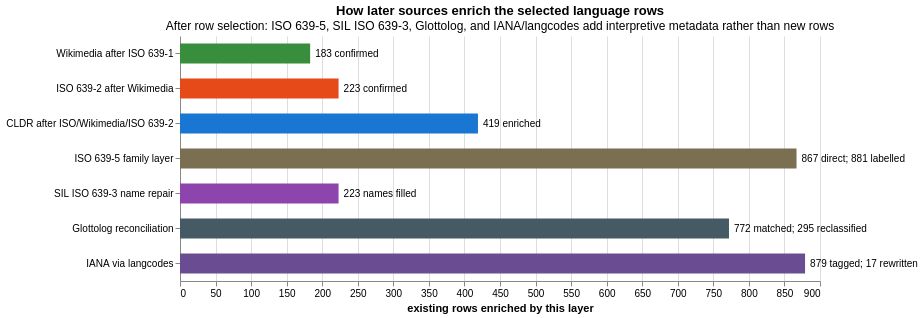

Notebook code cell kept with this figure:
### Markdown cell above
#### Follow-up: Metadata Enrichment After Row Selection

The build-up chart counts rows added to the target set. The follow-up chart keeps that same sequence and then continues through layers that mainly enrich existing rows: ISO 639-5 family classification, SIL ISO 639-3 English reference names, Glottolog reconciliation, and IANA/BCP 47 normalization through `langcodes`.

The bar length reports how many existing rows receive usable evidence from each layer. The annotation separates broad coverage from the smaller number of rows where a layer materially changes, repairs, or rewrites a value.

### Code cell
metadata_dir = Path(DATA_DIR) / "metadata_files"

# The first three layers continue the conceptual build sequence from the previous cell.
# They count rows that already existed at that point and gained a new source signal.
source_enrichment_rows = [
    {
        "layer": "Wikimedia after ISO 639-1",
        "rows_enriched": int((wiki & iso1).sum()),
        "material_change_count": int((wiki & iso1).sum()),
        "label": f"{int((wiki & iso1).sum())} confirmed",
        "meaning": "Existing ISO 639-1 rows gain evidence of active Wikimedia community publishing.",
        "examples": _examples(wiki & iso1),
    },
    {
        "layer": "ISO 639-2 after Wikimedia",
        "rows_enriched": int((loc & (iso1 | wiki)).sum()),
        "material_change_count": int((loc & (iso1 | wiki)).sum()),
        "label": f"{int((loc & (iso1 | wiki)).sum())} confirmed",
        "meaning": "Existing ISO/Wikimedia rows gain Library of Congress bibliographic authority.",
        "examples": _examples(loc & (iso1 | wiki)),
    },
    {
        "layer": "CLDR after ISO/Wikimedia/ISO 639-2",
        "rows_enriched": int((cldr_any & (iso1 | wiki | loc)).sum()),
        "material_change_count": int((cldr_any & (iso1 | wiki | loc)).sum()),
        "label": f"{int((cldr_any & (iso1 | wiki | loc)).sum())} enriched",
        "meaning": "Existing rows gain localization metadata: scripts, directionality, local names, modern-use flags.",
        "examples": _examples(cldr_any & (iso1 | wiki | loc)),
    },
]

# ISO 639-5 supplies the family-code layer used by the initial family_name field.
iso6395_mask = df["iso639_5_family"].fillna("").astype(str).str.len().gt(0)
family_label_mask = df["family_name"].fillna("").astype(str).str.len().gt(0)

# SIL is a name-repair layer, not a row source. The CSV stores only the final name,
# so reconstruct the fill count by asking which final names are absent from CLDR's
# English language-name table but present in the cached SIL ISO 639-3 table.
cldr_en_path = metadata_dir / "cldr-cache" / "cldr-localenames-full-48.2.0" / "main" / "en" / "languages.json"
sil_path = metadata_dir / "cldr-cache" / "iso-639-3.tab"
if cldr_en_path.exists() and sil_path.exists():
    cldr_en_names = json.loads(cldr_en_path.read_text())["main"]["en"]["localeDisplayNames"]["languages"]
    sil_names = pd.read_csv(sil_path, sep="\t", dtype=str, na_filter=False)
    sil_lookup = dict(zip(sil_names["Id"].str.strip(), sil_names["Ref_Name"].str.strip()))
    sil_lookup.update({"kro": "Kru languages", "tokipona": "Toki Pona"})
    sil_name_fill_mask = df.apply(
        lambda row: (
            row["language_code"] not in cldr_en_names
            and row["language_code"] in sil_lookup
            and row["language_name"] == sil_lookup[row["language_code"]]
        ),
        axis=1,
    )
else:
    sil_name_fill_mask = pd.Series(False, index=df.index)

# Glottolog match coverage is computed from the local cache in the same spirit as
# add_family_reconciliation(); the material-change count is the rows whose final
# reconciled family differs from the initial ISO 639-5-oriented family_name.
glot_path = metadata_dir / "glottolog-cache" / "languoid.csv"
if glot_path.exists():
    glot = pd.read_csv(glot_path, low_memory=False)
    glot_id_to_name = glot.set_index("id")["name"].to_dict()
    glot["glottolog_family"] = glot["family_id"].map(glot_id_to_name)
    glot_lang_codes = set(
        glot.loc[
            glot["level"].eq("language")
            & glot["iso639P3code"].notna()
            & glot["glottolog_family"].notna(),
            "iso639P3code",
        ].astype(str)
    )

    def _iso639_3_for_glottolog(row):
        for col in ("language_code", "iso639_2_t"):
            value = str(row.get(col, "") or "")
            if len(value) == 3:
                return value
        return ""

    glottolog_match_mask = df.apply(_iso639_3_for_glottolog, axis=1).isin(glot_lang_codes)
else:
    glottolog_match_mask = pd.Series(False, index=df.index)

glottolog_change_mask = (
    df["family_name_reconciled"].fillna("").astype(str)
    != df["family_name"].fillna("").astype(str)
)

# IANA/langcodes produces a BCP 47 interoperability tag for every row; the
# smaller material-change count records where that tag is not just the project
# language_code with case/underscore normalization.
bcp47_mask = df["bcp47_tag"].fillna("").astype(str).str.len().gt(0)
bcp47_change_mask = df["bcp47_tag"].fillna("").astype(str) != df["language_code"].astype(str)

post_selection_rows = [
    {
        "layer": "ISO 639-5 family layer",
        "rows_enriched": int(iso6395_mask.sum()),
        "material_change_count": int(family_label_mask.sum()),
        "label": f"{int(iso6395_mask.sum())} direct; {int(family_label_mask.sum())} labelled",
        "meaning": "Adds family and subfamily codes; fallback mapping gives every row a final family_name.",
        "examples": _examples(iso6395_mask),
    },
    {
        "layer": "SIL ISO 639-3 name repair",
        "rows_enriched": int(sil_name_fill_mask.sum()),
        "material_change_count": int(sil_name_fill_mask.sum()),
        "label": f"{int(sil_name_fill_mask.sum())} names filled",
        "meaning": "Repairs English names for codes absent from CLDR's English language-name table.",
        "examples": _examples(sil_name_fill_mask),
    },
    {
        "layer": "Glottolog reconciliation",
        "rows_enriched": int(glottolog_match_mask.sum()),
        "material_change_count": int(glottolog_change_mask.sum()),
        "label": f"{int(glottolog_match_mask.sum())} matched; {int(glottolog_change_mask.sum())} reclassified",
        "meaning": "Cross-checks family assignments against Glottolog and applies documented reconciliation decisions.",
        "examples": _examples(glottolog_change_mask),
    },
    {
        "layer": "IANA via langcodes",
        "rows_enriched": int(bcp47_mask.sum()),
        "material_change_count": int(bcp47_change_mask.sum()),
        "label": f"{int(bcp47_mask.sum())} tagged; {int(bcp47_change_mask.sum())} rewritten",
        "meaning": "Adds BCP 47 interoperability tags and surfaces IANA Preferred-Value or grandfathered-code rewrites.",
        "examples": _examples(bcp47_change_mask),
    },
]

enrichment_sequence = pd.DataFrame(source_enrichment_rows + post_selection_rows)
enrichment_sequence["step"] = range(1, len(enrichment_sequence) + 1)

# Tables preserve the exact calculation and examples alongside the visual summary.
display(enrichment_sequence[[
    "step", "layer", "rows_enriched", "material_change_count", "meaning", "examples"
]])

layer_order = enrichment_sequence["layer"].tolist()
layer_colors = [
    "#388e3c", "#e64a19", "#1976d2", "#7b6f52", "#8e44ad", "#455a64", "#6a4c93"
]

coverage_bars = alt.Chart(enrichment_sequence).mark_bar(size=20).encode(
    y=alt.Y("layer:N", sort=layer_order, title=None),
    x=alt.X("rows_enriched:Q", title="existing rows enriched by this layer"),
    color=alt.Color(
        "layer:N",
        legend=None,
        scale=alt.Scale(domain=layer_order, range=layer_colors),
    ),
    tooltip=[
        alt.Tooltip("step:O", title="Step"),
        alt.Tooltip("layer:N", title="Layer"),
        alt.Tooltip("rows_enriched:Q", title="Rows enriched"),
        alt.Tooltip("material_change_count:Q", title="Material changes / repairs"),
        alt.Tooltip("meaning:N", title="Meaning"),
        alt.Tooltip("examples:N", title="Examples"),
    ],
)
coverage_labels = coverage_bars.mark_text(align="left", dx=5, fontSize=10).encode(
    text="label:N",
    color=alt.value("black"),
)

(coverage_bars + coverage_labels).properties(
    width=640,
    height=245,
    title=alt.Title(
        "How later sources enrich the selected language rows",
        subtitle="After row selection: ISO 639-5, SIL ISO 639-3, Glottolog, and IANA/langcodes add interpretive metadata rather than new rows",
    ),
).configure_view(strokeWidth=0)

### Figure 1 — Vega-Lite specification as saved in the notebook (floating-point values rounded to 4 significant figures)
{"config": {"view": {"continuousWidth": 300, "continuousHeight": 300, "strokeWidth": 0}}, "layer": [{"mark": {"type": "bar", "size": 20}, "encoding": {"color": {"field": "layer", "legend": null, "scale": {"domain": ["Wikimedia after ISO 639-1", "ISO 639-2 after Wikimedia", "CLDR after ISO/Wikimedia/ISO 639-2", "ISO 639-5 family layer", "SIL ISO 639-3 name repair", "Glottolog reconciliation", "IANA via langcodes"], "range": ["#388e3c", "#e64a19", "#1976d2", "#7b6f52", "#8e44ad", "#455a64", "#6a4c93"]}, "type": "nominal"}, "tooltip": [{"field": "step", "title": "Step", "type": "ordinal"}, {"field": "layer", "title": "Layer", "type": "nominal"}, {"field": "rows_enriched", "title": "Rows enriched", "type": "quantitative"}, {"field": "material_change_count", "title": "Material changes / repairs", "type": "quantitative"}, {"field": "meaning", "title": "Meaning", "type": "nominal"}, {"field": "examples", "title": "Examples", "type": "nominal"}], "x": {"field": "rows_enriched", "title": "existing rows enriched by this layer", "type": "quantitative"}, "y": {"field": "layer", "sort": ["Wikimedia after ISO 639-1", "ISO 639-2 after Wikimedia", "CLDR after ISO/Wikimedia/ISO 639-2", "ISO 639-5 family layer", "SIL ISO 639-3 name repair", "Glottolog reconciliation", "IANA via langcodes"], "title": null, "type": "nominal"}}}, {"mark": {"type": "text", "align": "left", "dx": 5, "fontSize": 10}, "encoding": {"color": {"value": "black"}, "text": {"field": "label", "type": "nominal"}, "tooltip": [{"field": "step", "title": "Step", "type": "ordinal"}, {"field": "layer", "title": "Layer", "type": "nominal"}, {"field": "rows_enriched", "title": "Rows enriched", "type": "quantitative"}, {"field": "material_change_count", "title": "Material changes / repairs", "type": "quantitative"}, {"field": "meaning", "title": "Meaning", "type": "nominal"}, {"field": "examples", "title": "Examples", "type": "nominal"}], "x": {"field": "rows_enriched", "title": "existing rows enriched by this layer", "type": "quantitative"}, "y": {"field": "layer", "sort": ["Wikimedia after ISO 639-1", "ISO 639-2 after Wikimedia", "CLDR after ISO/Wikimedia/ISO 639-2", "ISO 639-5 family layer", "SIL ISO 639-3 name repair", "Glottolog reconciliation", "IANA via langcodes"], "title": null, "type": "nominal"}}}], "data": {"name": "data-cd423179773b1800f4cf19c533067fef"}, "height": 245, "title": {"text": "How later sources enrich the selected language rows", "subtitle": "After row selection: ISO 639-5, SIL ISO 639-3, Glottolog, and IANA/langcodes add interpretive metadata rather than new rows"}, "width": 640, "$schema": "https://vega.github.io/schema/vega-lite/v6.1.0.json", "datasets": {"data-cd423179773b1800f4cf19c533067fef": [{"layer": "Wikimedia after ISO 639-1", "rows_enriched": 183, "material_change_count": 183, "label": "183 confirmed", "meaning": "Existing ISO 639-1 rows gain evidence of active Wikimedia community publishing.", "examples": "aa (Afar), ab (Abkhazian), af (Afrikaans), ak (Akan), am (Amharic), an (Aragonese), ar (Arabic), as (Assamese)", "step": 1}, {"layer": "ISO 639-2 after Wikimedia", "rows_enriched": 223, "material_change_count": 223, "label": "223 confirmed", "meaning": "Existing ISO/Wikimedia rows gain Library of Congress bibliographic authority.", "examples": "aa (Afar), ab (Abkhazian), ae (Avestan), af (Afrikaans), ak (Akan), am (Amharic), an (Aragonese), ang (Old English)", "step": 2}, {"layer": "CLDR after ISO/Wikimedia/ISO 639-2", "rows_enriched": 419, "material_change_count": 419, "label": "419 enriched", "meaning": "Existing rows gain localization metadata: scripts, directionality, local names, modern-use flags.", "examples": "aa (Afar), ab (Abkhazian), ace (Acehnese), ach (Acoli), ada (Adangme), ady (Adyghe), ae (Avestan), af (Afrikaans)", "step": 3}, {"layer": "ISO 639-5 family layer", "rows_enriched": 867, "material_change_count": 881, "label": "867 direct; 881 labelled", "meaning": "Adds family and subfamily codes; fallback mapping gives every row a final family_name.", "examples": "aa (Afar), ab (Abkhazian), abq (Abaza), abr (Abron), ace (Acehnese), ach (Acoli), ada (Adangme), ady (Adyghe)", "step": 4}, {"layer": "SIL ISO 639-3 name repair", "rows_enriched": 223, "material_change_count": 223, "label": "223 names filled", "meaning": "Repairs English names for codes absent from CLDR's English language-name table.", "examples": "abq (Abaza), abr (Abron), aii (Assyrian Neo-Aramaic), amo (Amo), aoz (Uab Meto), apc (Levantine Arabic), apd (Sudanese Arabic), bap (Bantawa)", "step": 5}, {"layer": "Glottolog reconciliation", "rows_enriched": 772, "material_change_count": 295, "label": "772 matched; 295 reclassified", "meaning": "Cross-checks family assignments against Glottolog and applies documented reconciliation decisions.", "examples": "ab (Abkhazian), abq (Abaza), abr (Abron), ach (Acoli), ada (Adangme), ady (Adyghe), agq (Aghem), ak (Akan)", "step": 6}, {"layer": "IANA via langcodes", "rows_enriched": 879, "material_change_count": 17, "label": "879 tagged; 17 rewritten", "meaning": "Adds BCP 47 interoperability tags and surfaces IANA Preferred-Value or grandfathered-code rewrites.", "examples": "bat-smg (Samogitian), be-x-old (Belarusian (Taraškievica)), cnr (Montenegrin), fiu-vro (Võro), map-bms (Banyumasan), mo (Moldovan), nan (Min Nan Chinese), nds-nl (Dutch Low Saxon)", "step": 7}]}}
